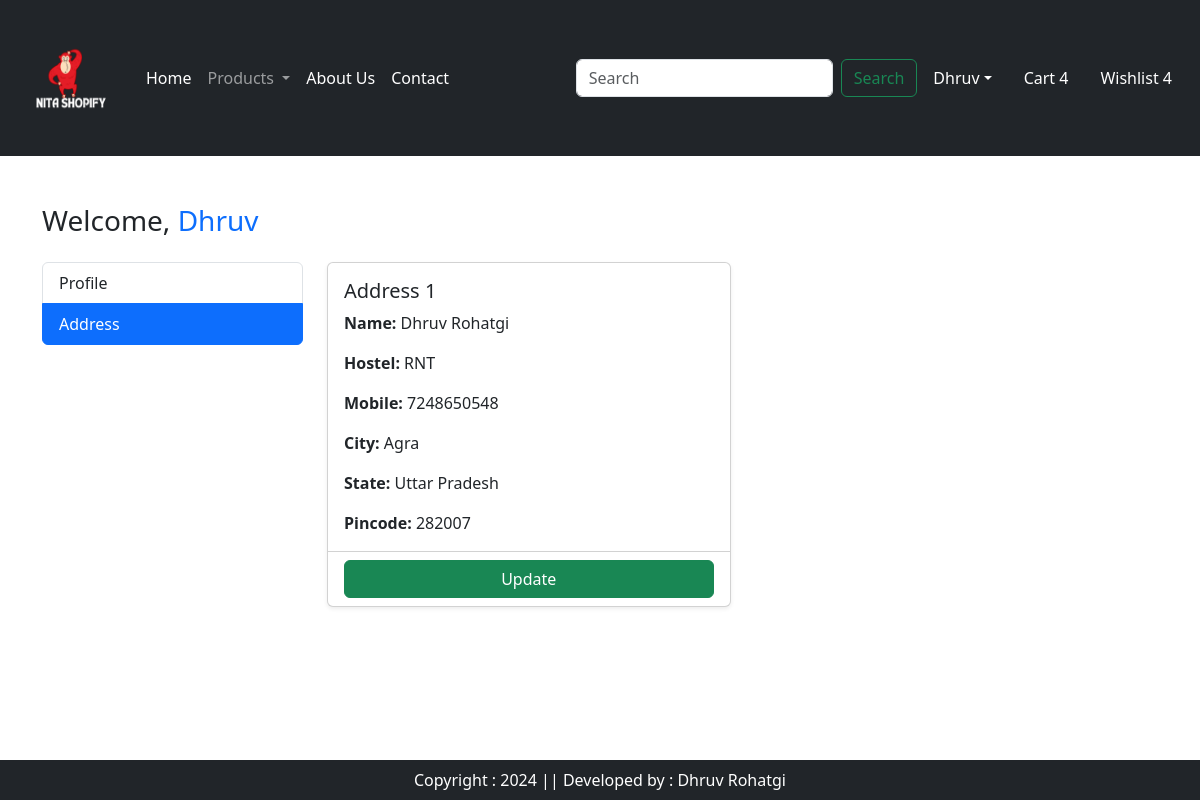
The page /address/ (signed in) on the database its author committed.
### core/models.py (models this page shows, shortened)
class Customers(models.Model):
    user = models.ForeignKey(User, on_delete=models.CASCADE)
    name = models.CharField(max_length=200)
    hostel = models.CharField(max_length=200)
    city = models.CharField(max_length=200)
    mobile = models.IntegerField(default=0)
    zipcode = models.IntegerField()
    state = models.CharField(choices=STATE_CHOICES, max_length=100)

### core/views.py (the view)
# urls.py: path("address/", views.address, name="address"),
def address(request):
    add = Customers.objects.filter(user=request.user)
    return render(request, 'core/address.html', locals())

### core/templates/core/address.html (shortened to what this page needs)
{% extends "core/base.html" %}
{% load static %}
{% block main-content %}
<div class="container my-5">
    <div class="row">
        <h3 class="mb-4">Welcome, <span class="text-capitalize text-primary">{{ request.user }}</span></h3>
        <div class="col-lg-3 col-md-4 mb-4">
            <div class="list-group">
                <a href="{% url "profile" %}" class="list-group-item list-group-item-action">Profile</a>
                <a href="{% url "address" %}" class="list-group-item list-group-item-action active">Address</a>
            </div>
        </div>
        <div class="col-lg-9 col-md-8">
            <div class="row">
                {% for ad in add %}
                <div class="col-md-6 mb-4">
                    <div class="card h-100 shadow-sm">
                        <div class="card-body">
                            <h5 class="card-title">Address {{ forloop.counter }}</h5>
                            <p class="card-text"><strong>Name:</strong> {{ ad.name }}</p>
                            <p class="card-text"><strong>Hostel:</strong> {{ ad.hostel }}</p>
                            <p class="card-text"><strong>Mobile:</strong> {{ ad.mobile }}</p>
                            <p class="card-text"><strong>City:</strong> {{ ad.city }}</p>
                            <p class="card-text"><strong>State:</strong> {{ ad.state }}</p>
                            <p class="card-text"><strong>Pincode:</strong> {{ ad.zipcode }}</p>
                        </div>
                        <div class="card-footer text-center bg-transparent">
                            <a href="{% url "updateAddress" pk=ad.id %}" class="btn btn-success w-100">Update</a>
                        </div>
                    </div>
                </div>
                {% endfor %}
            </div>
        </div>
    </div>
</div>
{% endblock main-content %}

### rows shown on the page
Customers: name "Dhruv Rohatgi", hostel "RNT", mobile "7248650548", city "Agra", state "Uttar Pradesh", zipcode "282007"

### other values the page prints
{{ request.user }} "Dhruv"
